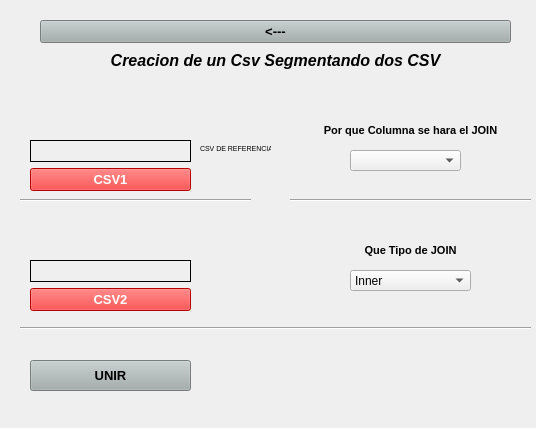
<?xml version="1.0" encoding="UTF-8"?>
<ui version="4.0">
 <class>Ventana_Unir</class>
 <widget class="QMainWindow" name="Ventana_Unir">
  <property name="geometry">
   <rect>
    <x>0</x>
    <y>0</y>
    <width>536</width>
    <height>428</height>
   </rect>
  </property>
  <property name="windowTitle">
   <string>Segmentador de CSV´s</string>
  </property>
  <property name="styleSheet">
   <string notr="true"/>
  </property>
  <widget class="QWidget" name="centralwidget">
   <widget class="QPushButton" name="unir">
    <property name="geometry">
     <rect>
      <x>30</x>
      <y>360</y>
      <width>161</width>
      <height>31</height>
     </rect>
    </property>
    <property name="font">
     <font>
      <pointsize>10</pointsize>
      <weight>75</weight>
      <bold>true</bold>
     </font>
    </property>
    <property name="styleSheet">
     <string notr="true">QPushButton:hover{
background-color: rgb(255, 0, 0);
	color: rgb(255, 255, 255);

}
QPushButton{
	
background-color: rgb(165, 175, 173);
	color: rgb(0, 0, 0);
}</string>
    </property>
    <property name="text">
     <string>UNIR</string>
    </property>
   </widget>
   <widget class="QWidget" name="layoutWidget">
    <property name="geometry">
     <rect>
      <x>30</x>
      <y>140</y>
      <width>161</width>
      <height>51</height>
     </rect>
    </property>
    <layout class="QVBoxLayout" name="verticalLayout_4">
     <item>
      <widget class="QLabel" name="ruta1">
       <property name="font">
        <font>
         <pointsize>8</pointsize>
         <weight>50</weight>
         <italic>true</italic>
         <bold>false</bold>
        </font>
       </property>
       <property name="styleSheet">
        <string notr="true"/>
       </property>
       <property name="frameShape">
        <enum>QFrame::Box</enum>
       </property>
       <property name="text">
        <string/>
       </property>
       <property name="alignment">
        <set>Qt::AlignCenter</set>
       </property>
      </widget>
     </item>
     <item>
      <widget class="QPushButton" name="botoncsv1">
       <property name="font">
        <font>
         <pointsize>10</pointsize>
         <weight>75</weight>
         <bold>true</bold>
        </font>
       </property>
       <property name="styleSheet">
        <string notr="true">QPushButton:hover{
	background-color: rgb(165, 175, 173);
	color: rgb(0, 0, 0);
}
QPushButton{
	background-color: rgb(255, 0, 0);
	color: rgb(255, 255, 255);
}</string>
       </property>
       <property name="text">
        <string>CSV1</string>
       </property>
      </widget>
     </item>
    </layout>
   </widget>
   <widget class="QLabel" name="subtitulo1">
    <property name="geometry">
     <rect>
      <x>310</x>
      <y>120</y>
      <width>201</width>
      <height>21</height>
     </rect>
    </property>
    <property name="font">
     <font>
      <pointsize>8</pointsize>
      <weight>75</weight>
      <bold>true</bold>
     </font>
    </property>
    <property name="styleSheet">
     <string notr="true"/>
    </property>
    <property name="text">
     <string>Por que Columna se hara el JOIN</string>
    </property>
    <property name="alignment">
     <set>Qt::AlignCenter</set>
    </property>
   </widget>
   <widget class="QComboBox" name="columnajoin">
    <property name="geometry">
     <rect>
      <x>350</x>
      <y>150</y>
      <width>111</width>
      <height>21</height>
     </rect>
    </property>
    <property name="styleSheet">
     <string notr="true"/>
    </property>
   </widget>
   <widget class="QLabel" name="subtitulo2">
    <property name="geometry">
     <rect>
      <x>320</x>
      <y>240</y>
      <width>181</width>
      <height>21</height>
     </rect>
    </property>
    <property name="font">
     <font>
      <pointsize>8</pointsize>
      <weight>75</weight>
      <bold>true</bold>
     </font>
    </property>
    <property name="styleSheet">
     <string notr="true"/>
    </property>
    <property name="text">
     <string>Que Tipo de JOIN</string>
    </property>
    <property name="alignment">
     <set>Qt::AlignCenter</set>
    </property>
   </widget>
   <widget class="QComboBox" name="tipo_join">
    <property name="geometry">
     <rect>
      <x>350</x>
      <y>270</y>
      <width>121</width>
      <height>21</height>
     </rect>
    </property>
    <property name="styleSheet">
     <string notr="true"/>
    </property>
    <item>
     <property name="text">
      <string>Inner</string>
     </property>
    </item>
    <item>
     <property name="text">
      <string>Outer</string>
     </property>
    </item>
    <item>
     <property name="text">
      <string>Left</string>
     </property>
    </item>
    <item>
     <property name="text">
      <string>Right</string>
     </property>
    </item>
   </widget>
   <widget class="QLabel" name="img1">
    <property name="geometry">
     <rect>
      <x>90</x>
      <y>80</y>
      <width>51</width>
      <height>51</height>
     </rect>
    </property>
    <property name="text">
     <string/>
    </property>
    <property name="pixmap">
     <pixmap>../multimedia/csv.png</pixmap>
    </property>
    <property name="scaledContents">
     <bool>true</bool>
    </property>
   </widget>
   <widget class="QLabel" name="img2">
    <property name="geometry">
     <rect>
      <x>80</x>
      <y>210</y>
      <width>51</width>
      <height>41</height>
     </rect>
    </property>
    <property name="text">
     <string/>
    </property>
    <property name="pixmap">
     <pixmap>../multimedia/csv2.png</pixmap>
    </property>
    <property name="scaledContents">
     <bool>true</bool>
    </property>
   </widget>
   <widget class="Line" name="line">
    <property name="geometry">
     <rect>
      <x>20</x>
      <y>190</y>
      <width>231</width>
      <height>21</height>
     </rect>
    </property>
    <property name="styleSheet">
     <string notr="true"/>
    </property>
    <property name="orientation">
     <enum>Qt::Horizontal</enum>
    </property>
   </widget>
   <widget class="Line" name="line_2">
    <property name="geometry">
     <rect>
      <x>20</x>
      <y>320</y>
      <width>511</width>
      <height>16</height>
     </rect>
    </property>
    <property name="styleSheet">
     <string notr="true"/>
    </property>
    <property name="orientation">
     <enum>Qt::Horizontal</enum>
    </property>
   </widget>
   <widget class="QLabel" name="img3">
    <property name="geometry">
     <rect>
      <x>250</x>
      <y>180</y>
      <width>41</width>
      <height>41</height>
     </rect>
    </property>
    <property name="styleSheet">
     <string notr="true"/>
    </property>
    <property name="text">
     <string/>
    </property>
    <property name="pixmap">
     <pixmap>../multimedia/mas.png</pixmap>
    </property>
    <property name="scaledContents">
     <bool>true</bool>
    </property>
   </widget>
   <widget class="Line" name="line_3">
    <property name="geometry">
     <rect>
      <x>290</x>
      <y>190</y>
      <width>241</width>
      <height>20</height>
     </rect>
    </property>
    <property name="styleSheet">
     <string notr="true"/>
    </property>
    <property name="orientation">
     <enum>Qt::Horizontal</enum>
    </property>
   </widget>
   <widget class="QLabel" name="img5">
    <property name="geometry">
     <rect>
      <x>250</x>
      <y>350</y>
      <width>71</width>
      <height>41</height>
     </rect>
    </property>
    <property name="styleSheet">
     <string notr="true"/>
    </property>
    <property name="text">
     <string/>
    </property>
    <property name="pixmap">
     <pixmap>../multimedia/igual.png</pixmap>
    </property>
    <property name="scaledContents">
     <bool>true</bool>
    </property>
   </widget>
   <widget class="QLabel" name="img6">
    <property name="geometry">
     <rect>
      <x>400</x>
      <y>340</y>
      <width>91</width>
      <height>61</height>
     </rect>
    </property>
    <property name="styleSheet">
     <string notr="true"/>
    </property>
    <property name="text">
     <string/>
    </property>
    <property name="pixmap">
     <pixmap>../multimedia/csvfinal.jpg</pixmap>
    </property>
    <property name="scaledContents">
     <bool>true</bool>
    </property>
   </widget>
   <widget class="QLabel" name="label">
    <property name="geometry">
     <rect>
      <x>200</x>
      <y>140</y>
      <width>71</width>
      <height>16</height>
     </rect>
    </property>
    <property name="font">
     <font>
      <pointsize>5</pointsize>
     </font>
    </property>
    <property name="styleSheet">
     <string notr="true"/>
    </property>
    <property name="text">
     <string>CSV DE REFERENCIA</string>
    </property>
   </widget>
   <widget class="QWidget" name="layoutWidget">
    <property name="geometry">
     <rect>
      <x>40</x>
      <y>20</y>
      <width>471</width>
      <height>51</height>
     </rect>
    </property>
    <layout class="QVBoxLayout" name="verticalLayout">
     <item>
      <widget class="QPushButton" name="regresar">
       <property name="font">
        <font>
         <pointsize>10</pointsize>
         <weight>75</weight>
         <bold>true</bold>
        </font>
       </property>
       <property name="cursor">
        <cursorShape>OpenHandCursor</cursorShape>
       </property>
       <property name="styleSheet">
        <string notr="true">QPushButton:hover{
background-color: rgb(255, 0, 0);
	color: rgb(255, 255, 255);

}
QPushButton{
	
background-color: rgb(165, 175, 173);
	color: rgb(0, 0, 0);
}</string>
       </property>
       <property name="text">
        <string>&lt;---</string>
       </property>
      </widget>
     </item>
     <item>
      <widget class="QLabel" name="titulo">
       <property name="font">
        <font>
         <pointsize>12</pointsize>
         <weight>75</weight>
         <italic>true</italic>
         <bold>true</bold>
        </font>
       </property>
       <property name="styleSheet">
        <string notr="true"/>
       </property>
       <property name="text">
        <string>Creacion de un Csv Segmentando dos CSV</string>
       </property>
       <property name="alignment">
        <set>Qt::AlignCenter</set>
       </property>
      </widget>
     </item>
    </layout>
   </widget>
   <widget class="QWidget" name="layoutWidget">
    <property name="geometry">
     <rect>
      <x>30</x>
      <y>260</y>
      <width>161</width>
      <height>51</height>
     </rect>
    </property>
    <layout class="QVBoxLayout" name="verticalLayout_3">
     <item>
      <widget class="QLabel" name="ruta2">
       <property name="font">
        <font>
         <pointsize>8</pointsize>
         <weight>50</weight>
         <italic>true</italic>
         <bold>false</bold>
        </font>
       </property>
       <property name="styleSheet">
        <string notr="true"/>
       </property>
       <property name="frameShape">
        <enum>QFrame::Box</enum>
       </property>
       <property name="text">
        <string/>
       </property>
       <property name="alignment">
        <set>Qt::AlignCenter</set>
       </property>
      </widget>
     </item>
     <item>
      <widget class="QPushButton" name="botoncsv2">
       <property name="font">
        <font>
         <pointsize>10</pointsize>
         <weight>75</weight>
         <bold>true</bold>
        </font>
       </property>
       <property name="styleSheet">
        <string notr="true">QPushButton:hover{
	background-color: rgb(165, 175, 173);
	color: rgb(0, 0, 0);
}
QPushButton{
	background-color: rgb(255, 0, 0);
	color: rgb(255, 255, 255);
}</string>
       </property>
       <property name="text">
        <string>CSV2</string>
       </property>
      </widget>
     </item>
    </layout>
   </widget>
   <zorder>unir</zorder>
   <zorder>layoutWidget</zorder>
   <zorder>subtitulo1</zorder>
   <zorder>subtitulo2</zorder>
   <zorder>tipo_join</zorder>
   <zorder>img1</zorder>
   <zorder>line</zorder>
   <zorder>line_2</zorder>
   <zorder>img3</zorder>
   <zorder>line_3</zorder>
   <zorder>img5</zorder>
   <zorder>img6</zorder>
   <zorder>label</zorder>
   <zorder>layoutWidget</zorder>
   <zorder>layoutWidget</zorder>
   <zorder>columnajoin</zorder>
   <zorder>img2</zorder>
  </widget>
 </widget>
 <resources/>
 <connections/>
</ui>
